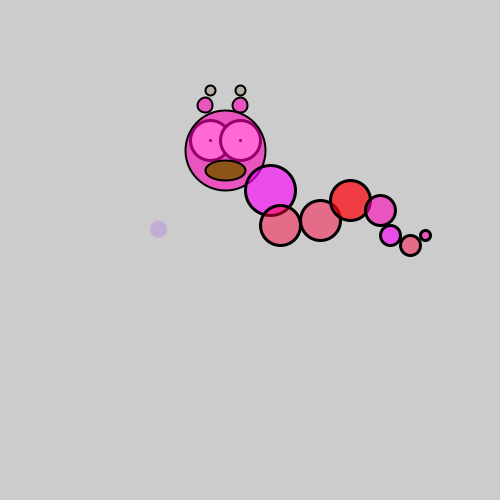
Frame 1 (no input)
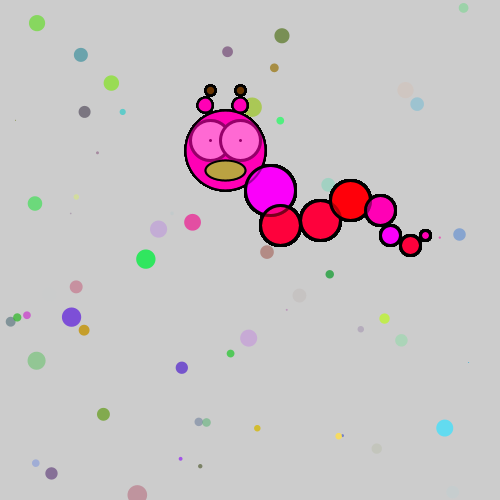
Frame 60 (the mouse pressed at the canvas centre just before this capture)
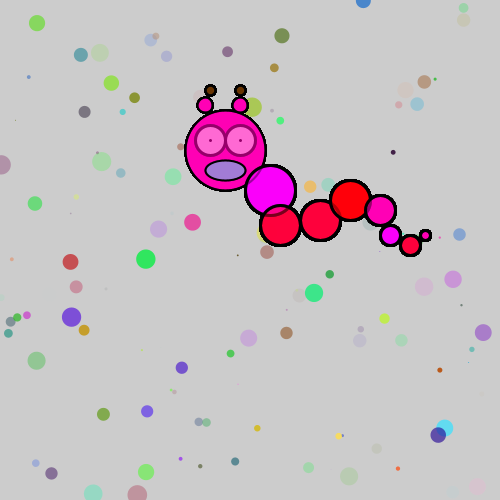
Frame 120 (the mouse held since frame 60 and released just before this capture)

The Processing sketch that drew these frames (run headless with seeded random() and noise(); from frame 60 on, the mouse is pressed at the canvas centre):

// Processing sketch: processing_24054
// ── processing_24054.pde

int catX = 225;
int catY = 150;

float eyeR;
float eyeG;
float eyeB;


void setup()
{
  size(500,500);
  frameRate(30);
}

void draw(){
  
float r = 100;
float g = 150;
float b = 200;
float a = 200;

float diam = 20;
float x = 100;
float y = 100; 
  
  
   //Fill all variables with random values
  r= random (255);
  g= random (255);
  b= random (255);
  a= random (255);
  diam = random (20);
  x = random (width);
  y = random(height);
  
  //Use values to draw an ellipse
  noStroke ();
  fill (r,g,b,a);
  ellipse (x,y,diam,diam);
  
 // background(255);
  stroke(0);
  drawCat();
}

void mousePressed() {
  //println (mouse);
}

void drawCat () {
  //eye
  strokeWeight (1);

  /*eyeR = random(255); 
  eyeG = random(255);
  eyeB = random(255);
  fill (eyeR,eyeG,eyeB);*/
  strokeWeight(3);
  fill (255);
  float eyeSize = map(mouseX,0,width,40,20);
  
  ellipse (catX-15,catY-10,eyeSize,eyeSize);

  ellipse(catX+15,catY-10,eyeSize,eyeSize);
  
  point (catX+15,catY-10);
  point (catX-15,catY-10);
  
  //face
  strokeWeight (2);
  fill(280,0,180,150);
  ellipse (catX,catY,80,80);

  ellipse(catX-20,catY-45,15,15);
  ellipse(catX+15,catY-45,15,15);

  fill(100,50,0,50);
  ellipse(catX-15,catY-60,10,10);
  ellipse(catX+15,catY-60,10,10);

  //mouth
  eyeR = random(255); 
  eyeG = random(255);
  eyeB = random(255);
  fill (eyeR,eyeG,eyeB);
  ellipse (catX,catY+20,40,20);

  //first circle
  strokeWeight(3);
  fill(250,0,250,160);
  ellipse(catX+45,catY+40,50,50);

  fill (280,0,60,120);
  ellipse(catX+55,catY+75,40,40);

  fill (280,0,60,120);
  ellipse(catX+95,catY+70,40,40);

  fill (300,0,10,180);
  ellipse(catX+125,catY+50,40,40);

  fill (280,0,180,150);
  ellipse(catX+155,catY+60,30,30);

  fill (250,0,250,160);
  ellipse(catX+165,catY+85,20,20);

  fill (280,0,60,120);
  ellipse(catX+185,catY+95,20,20);

  fill (380,0,180,150);
  ellipse(catX+200,catY+85,10,10);
}
